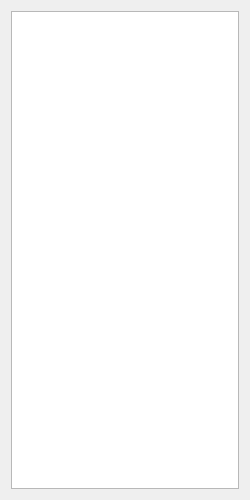
<?xml version="1.0" encoding="UTF-8"?>
<ui version="4.0">
 <class>QHangupsConversationsList</class>
 <widget class="QDialog" name="QHangupsConversationsList">
  <property name="geometry">
   <rect>
    <x>0</x>
    <y>0</y>
    <width>250</width>
    <height>500</height>
   </rect>
  </property>
  <property name="windowTitle">
   <string>QHangups</string>
  </property>
  <layout class="QGridLayout" name="gridLayout">
   <item row="0" column="0">
    <widget class="QListWidget" name="conversationsListWidget">
     <property name="horizontalScrollBarPolicy">
      <enum>Qt::ScrollBarAlwaysOff</enum>
     </property>
    </widget>
   </item>
  </layout>
 </widget>
 <resources/>
 <connections/>
</ui>
